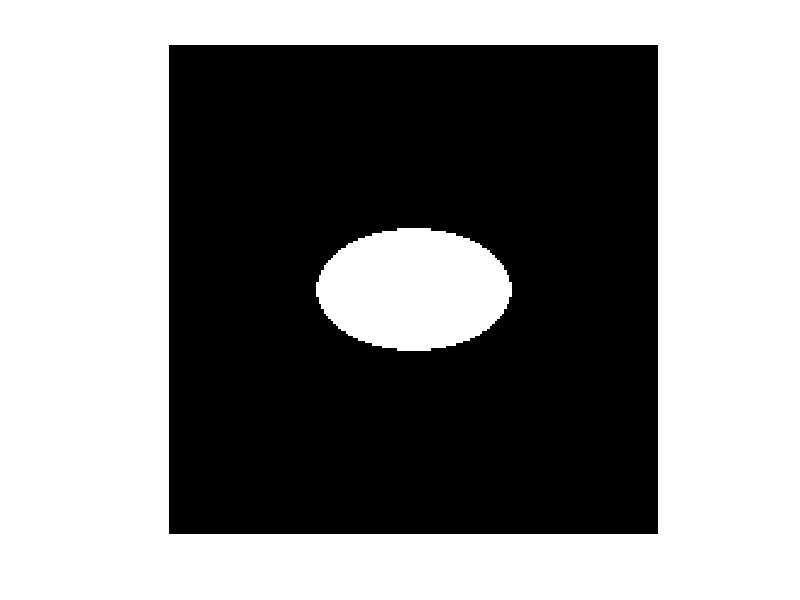

Here is the MATLAB script that generated this plot:
%sinusoid along the x-direction
N = 200;
x = linspace(-2,2,N);
y = linspace(-2,2,N);
[X,Y] = meshgrid(x,y);
A=zeros(N,N);

a = 0.5;
b = 0.8;
R = sqrt((X.^2)*(a^2) +(Y.^2)*(b^2));
A(find(R<(a*b))) = 1; 

%display image
figure (1);
imshow (A);

 
%save image files
I_img = uint8(A*255);
imwrite(I_img, "C:\Users\Faye\Documents\B1\1.1\ellipse.jpg");
imwrite(I_img, "C:\Users\Faye\Documents\B1\1.1\ellipse.png");
imwrite(I_img, "C:\Users\Faye\Documents\B1\1.1\ellipse.bmp");
imwrite(I_img, "C:\Users\Faye\Documents\B1\1.1\ellipse.tiff");

